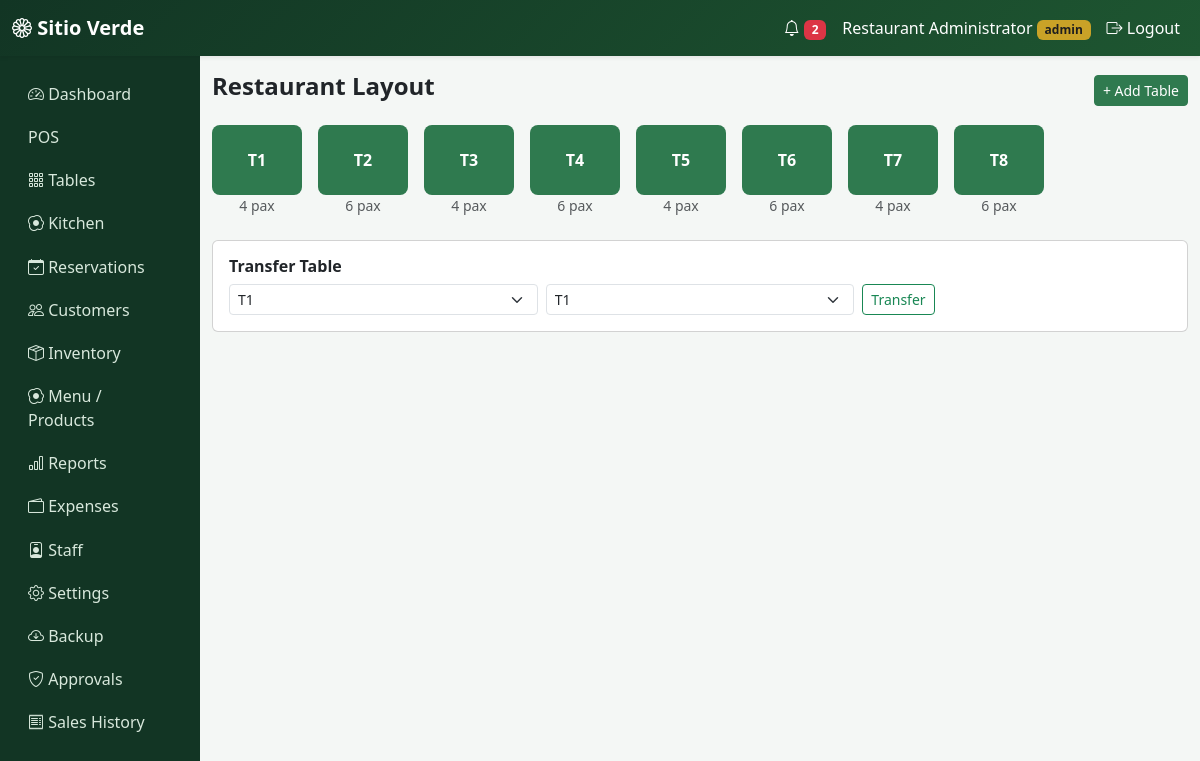
The app's page /tables/ (signed in) with its own data.
### app/models.py (models this page shows)
class User(db.Model, UserMixin):
    id = db.Column(db.Integer, primary_key=True)
    username = db.Column(db.String(64), unique=True, nullable=False)
    password_hash = db.Column(db.String(256), nullable=False)
    role = db.Column(db.String(20), default="staff", nullable=False)  # admin | staff
    name = db.Column(db.String(120))
    active = db.Column(db.Boolean, default=True)
    created_at = db.Column(db.DateTime, default=datetime.utcnow)
    def is_admin(self):
        return self.role == "admin"

class RestaurantTable(db.Model):
    __tablename__ = "restaurant_table"
    id = db.Column(db.Integer, primary_key=True)
    name = db.Column(db.String(40), nullable=False)  # e.g. "T1"
    capacity = db.Column(db.Integer, default=4)
    status = db.Column(db.String(20), default="available")
    merged_into_id = db.Column(db.Integer, db.ForeignKey("restaurant_table.id"))
    sales = db.relationship("Sale", backref="table", lazy=True)

### app/tables/routes.py (the view)
@tables_bp.route("/")
@login_required
def layout():
    tables = RestaurantTable.query.order_by(RestaurantTable.name).all()
    return render_template("tables/layout.html", tables=tables)

### app/notifications/helpers.py (called while the page is built)
def unread_notification_count():
    return Notification.query.filter_by(is_read=False).count()

### app/templates/tables/layout.html (shortened to what this page needs)
{% extends "base.html" %}
{% block content %}
<div class="d-flex justify-content-between align-items-center mb-3">
  <h4 class="fw-bold">Restaurant Layout</h4>
  {% if current_user.is_admin() %}
  <button class="btn btn-sv btn-sm" data-bs-toggle="modal" data-bs-target="#addTableModal">+ Add Table</button>
  {% endif %}
</div>
<div class="d-flex flex-wrap gap-3 mb-4">
  {% for t in tables %}
  <div class="text-center">
    <div class="table-tile table-{{ t.status }}" data-bs-toggle="dropdown" role="button">{{ t.name }}</div>
    <small class="text-muted d-block">{{ t.capacity }} pax</small>
  </div>
  {% endfor %}
</div>
<div class="card p-3">
  <h6 class="fw-bold">Transfer Table</h6>
  <form method="POST" action="" class="row g-2" onsubmit="this.action='/tables/'+this.source.value+'/transfer'">
    <div class="col-4"><select name="source" class="form-select form-select-sm">{% for t in tables %}<option value="{{ t.id }}">{{ t.name }}</option>{% endfor %}</select></div>
    <div class="col-4"><select name="dest_table_id" class="form-select form-select-sm">{% for t in tables %}<option value="{{ t.id }}">{{ t.name }}</option>{% endfor %}</select></div>
    <div class="col-4"><button class="btn btn-sm btn-outline-success">Transfer</button></div>
  </form>
</div>
{% endblock %}

### app/templates/base.html (shortened to what this page needs)
<!DOCTYPE html>
<html lang="en">
<head>
  <link href="https://cdn.jsdelivr.net/npm/bootstrap@5.3.3/dist/css/bootstrap.min.css" rel="stylesheet">
  <link href="https://cdn.jsdelivr.net/npm/bootstrap-icons@1.11.3/font/bootstrap-icons.css" rel="stylesheet">
  <link href="{{ url_for('static', filename='css/style.css') }}" rel="stylesheet">
</head>
<body>
{% if current_user.is_authenticated %}
<nav class="navbar navbar-expand-lg navbar-sv shadow-sm">
  <div class="container-fluid">
    <a class="navbar-brand fw-bold" href="{{ url_for('main.dashboard') }}"><i class="bi bi-flower1"></i> Sitio Verde</a>
    <div class="collapse navbar-collapse" id="nav1">
      <ul class="navbar-nav ms-auto align-items-lg-center">
        <li class="nav-item">
          <a class="nav-link" href="{{ url_for('notifications.list_notifications') }}">
            <i class="bi bi-bell"></i>
            {% if unread_notifications %}<span class="badge bg-danger">{{ unread_notifications }}</span>{% endif %}
          </a>
        </li>
        <li class="nav-item"><span class="nav-link">{{ current_user.name or current_user.username }} <small class="badge badge-sv">{{ current_user.role }}</small></span></li>
        <li class="nav-item"><a class="nav-link" href="{{ url_for('auth.logout') }}"><i class="bi bi-box-arrow-right"></i> Logout</a></li>
      </ul>
    </div>
  </div>
</nav>
<div class="container-fluid">
  <div class="row">
    <div class="col-lg-2 sidebar py-3 d-none d-lg-block">
      <a href="{{ url_for('main.dashboard') }}"><i class="bi bi-speedometer2"></i> Dashboard</a>
      <a href="{{ url_for('pos.index') }}"> POS</a>
      <a href="{{ url_for('tables_bp.layout') }}"><i class="bi bi-grid-3x3-gap"></i> Tables</a>
      <a href="{{ url_for('kitchen.queue') }}"><i class="bi bi-egg-fried"></i> Kitchen</a>
      <a href="{{ url_for('reservations.list_reservations') }}"><i class="bi bi-calendar-check"></i> Reservations</a>
      <a href="{{ url_for('customers.list_customers') }}"><i class="bi bi-people"></i> Customers</a>
      {% if current_user.is_admin() %}
      <a href="{{ url_for('inventory.list_items') }}"><i class="bi bi-box-seam"></i> Inventory</a>
      <a href="{{ url_for('admin.products') }}"><i class="bi bi-egg-fried"></i> Menu / Products</a>
      <a href="{{ url_for('reports.index') }}"><i class="bi bi-bar-chart"></i> Reports</a>
      <a href="{{ url_for('expenses.list_expenses') }}"><i class="bi bi-wallet2"></i> Expenses</a>
      <a href="{{ url_for('admin.users') }}"><i class="bi bi-person-badge"></i> Staff</a>
      <a href="{{ url_for('admin.settings') }}"><i class="bi bi-gear"></i> Settings</a>
      <a href="{{ url_for('admin.backup') }}"><i class="bi bi-cloud-arrow-down"></i> Backup</a>
      <a href="{{ url_for('pos.approvals') }}"><i class="bi bi-shield-check"></i> Approvals</a>
      {% endif %}
      <a href="{{ url_for('pos.history') }}"><i class="bi bi-receipt"></i> Sales History</a>
    </div>
    <div class="col-lg-10 py-3">
      {% block content %}{% endblock %}
    </div>
  </div>
</div>
{% else %}
  {% block guest_content %}{% endblock %}
{% endif %}
</body>
</html>

### app/static/css/style.css (style rules this page uses)
:root { --sv-green-900: #123524; --sv-green-700: #1e5631; --sv-green-600: #2f7a4f; --sv-green-100: #eaf5ec; --sv-gold: #c9a227; }
body { background: #f4f7f5; font-family: 'Segoe UI', system-ui, sans-serif; }
.navbar-sv { background: linear-gradient(135deg, var(--sv-green-900), var(--sv-green-700)); }
.navbar-sv .nav-link, .navbar-sv .navbar-brand { color: #fff !important; }
.sidebar { background: var(--sv-green-900); min-height: 100vh; }
.sidebar a { color: #d8e8dc; display:block; padding: .6rem 1rem; text-decoration:none; border-radius:6px; }
.btn-sv { background: var(--sv-green-600); border-color: var(--sv-green-600); color:#fff; }
.badge-sv { background: var(--sv-gold); color:#1e1e1e; }
.table-tile { width:90px; height:70px; border-radius:8px; display:flex; align-items:center; justify-content:center; font-weight:600; cursor:pointer; color:#fff; }
.table-available { background:#2f7a4f; }

### records on screen
User: name "Restaurant Administrator", role "admin"
RestaurantTable: name "T1", capacity "4"
RestaurantTable: name "T2", capacity "6"
RestaurantTable: name "T3", capacity "4"
RestaurantTable: name "T4", capacity "6"
RestaurantTable: name "T5", capacity "4"
RestaurantTable: name "T6", capacity "6"
RestaurantTable: name "T7", capacity "4"
RestaurantTable: name "T8", capacity "6"

### other values on screen
{{ unread_notifications }} "2"
form field source "T1"
form field dest_table_id "T1"
